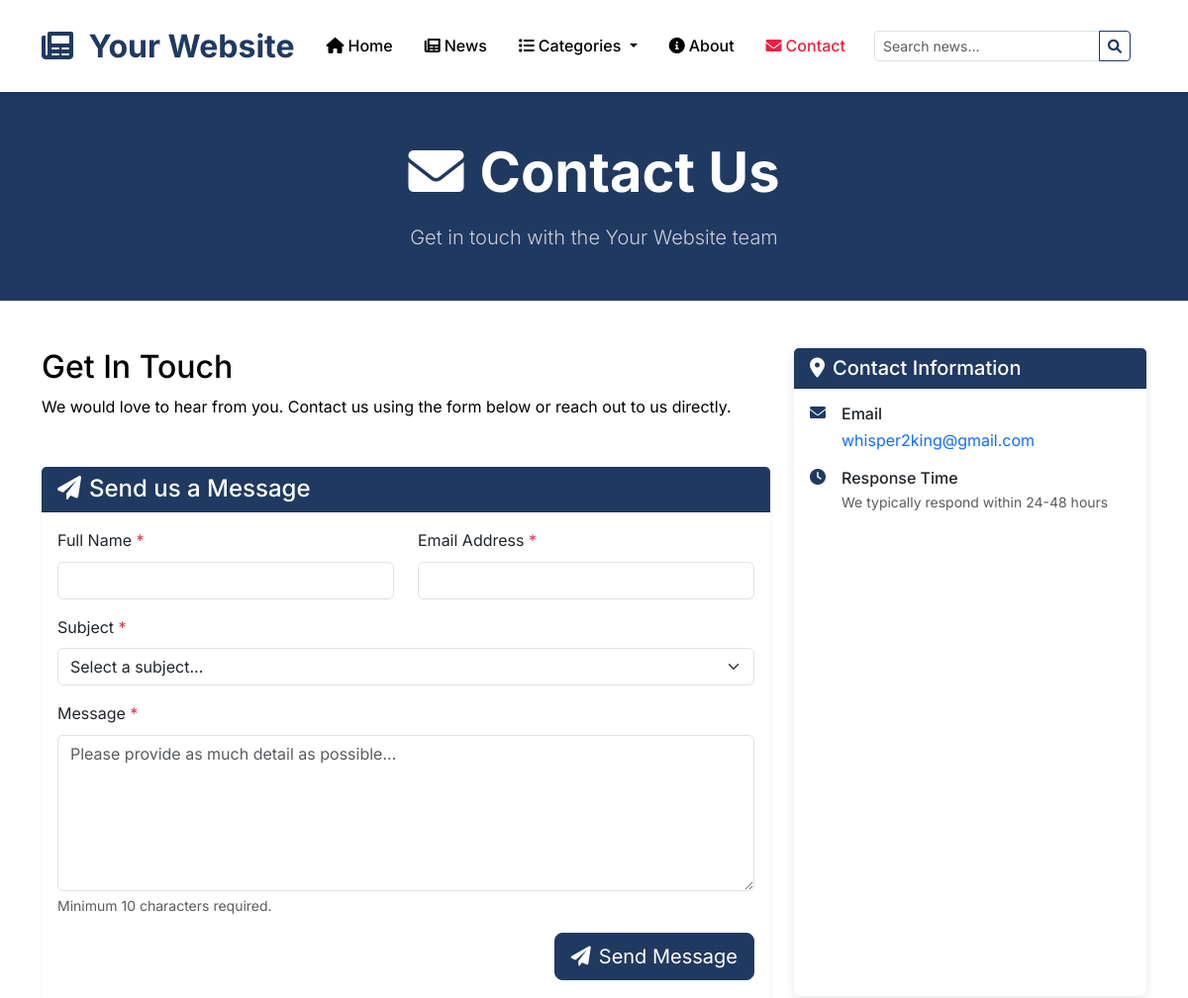
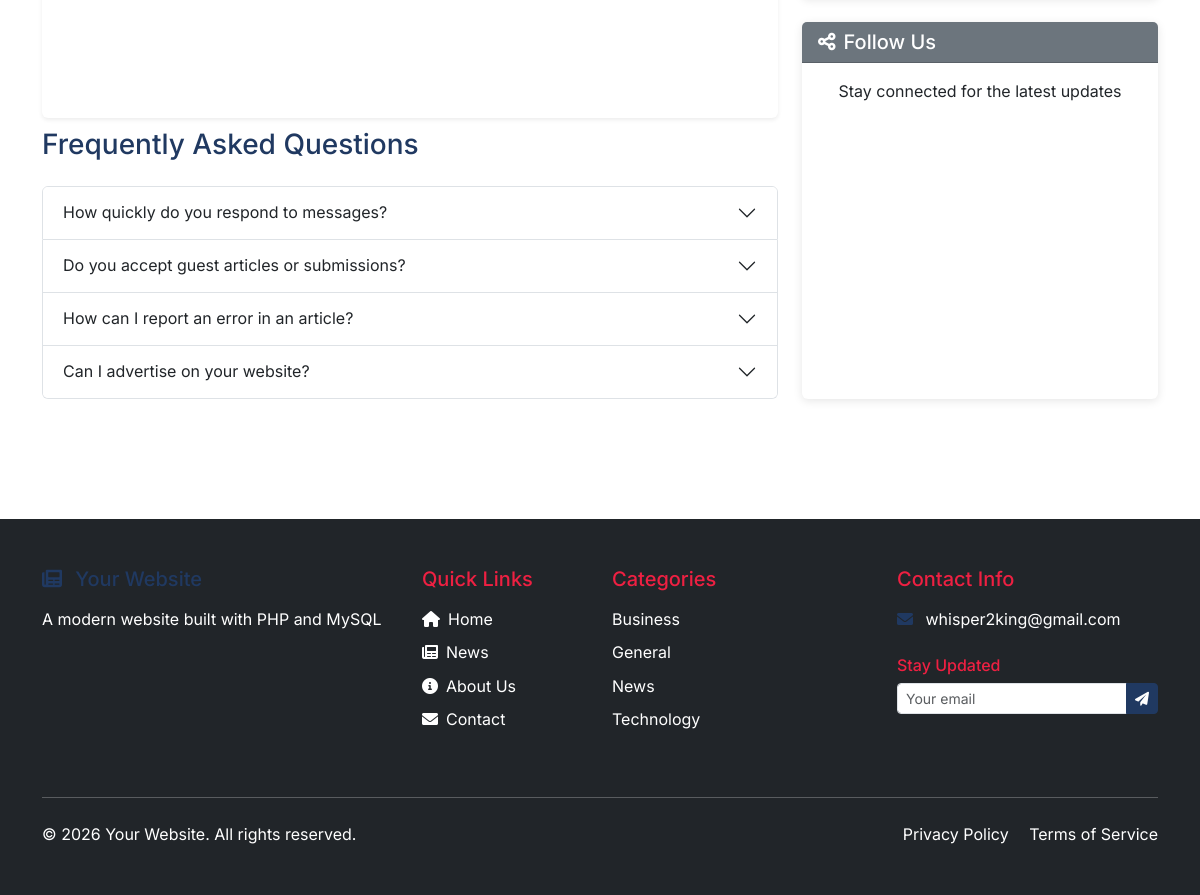
The page /contact.php on the database its author committed (2 pictures, top to bottom).
### tables this page shows
CREATE TABLE site_settings (
    id INT AUTO_INCREMENT PRIMARY KEY,
    setting_name VARCHAR(100) UNIQUE NOT NULL,
    setting_value LONGTEXT,
    setting_type ENUM('text', 'textarea', 'number', 'boolean', 'image', 'json') DEFAULT 'text',
    category VARCHAR(50) DEFAULT 'general',
    description TEXT,
    updated_at TIMESTAMP DEFAULT CURRENT_TIMESTAMP ON UPDATE CURRENT_TIMESTAMP
);

CREATE TABLE pages (
    id INT AUTO_INCREMENT PRIMARY KEY,
    title VARCHAR(200) NOT NULL,
    slug VARCHAR(200) UNIQUE NOT NULL,
    content LONGTEXT NOT NULL,
    page_template ENUM('default', 'about', 'contact') DEFAULT 'default',
    meta_title VARCHAR(200),
    meta_description VARCHAR(300),
    status ENUM('draft', 'published') DEFAULT 'published',
    author_id INT,
    created_at TIMESTAMP DEFAULT CURRENT_TIMESTAMP,
    updated_at TIMESTAMP DEFAULT CURRENT_TIMESTAMP ON UPDATE CURRENT_TIMESTAMP,
    FOREIGN KEY (author_id) REFERENCES admin_users(id) ON DELETE SET NULL,
    INDEX idx_slug (slug)
);

CREATE TABLE categories (
    id INT AUTO_INCREMENT PRIMARY KEY,
    name VARCHAR(100) NOT NULL UNIQUE,
    slug VARCHAR(100) NOT NULL UNIQUE,
    description TEXT,
    color VARCHAR(7) DEFAULT '#007bff',
    created_at TIMESTAMP DEFAULT CURRENT_TIMESTAMP
);

### contact.php (the view, shortened to what the rows shown need)
<?php
require_once 'config/database.php';
$contact_page = get_page_by_slug('contact');
include 'includes/header.php';
?>
<section class="bg-primary text-white py-5">
    <div class="container">
        <div class="row align-items-center">
            <div class="col-lg-8 mx-auto text-center">
                <h1 class="display-4 fw-bold mb-3">
                    <i class="fas fa-envelope me-3"></i>Contact Us
                </h1>
                <p class="lead mb-0 opacity-75">
                    Get in touch with the <?php echo get_setting('site_name', 'Newspower'); ?> team
                </p>
            </div>
        </div>
    </div>
</section>
<section class="py-5">
    <div class="container">
        <div class="row">
            <div class="col-lg-8 mb-4">
                <?php if ($contact_page): ?>
                    <div class="contact-intro mb-5">
                        <?php echo $contact_page['content']; ?>
                    </div>
                <?php endif; ?>
            </div>
            <div class="col-lg-4 mb-4">
                <div class="card">
                    <div class="card-body">
                        <?php if (get_setting('contact_email')): ?>
                        <div class="contact-item mb-3 d-flex align-items-start">
                            <i class="fas fa-envelope text-primary"></i>
                            <div class="ms-3">
                                <h6 class="mb-1">Email</h6>
                                <a href="mailto:<?php echo get_setting('contact_email'); ?>" class="text-decoration-none">
                                    <?php echo get_setting('contact_email'); ?>
                                </a>
                            </div>
                        </div>
                        <?php endif; ?>
                    </div>
                </div>
            </div>
        </div>
        <div class="row">
            <div class="col-lg-8 mb-4 mt-4">
                <div class="accordion" id="faqAccordion">
                <div class="mt-5">
                    <div class="accordion" id="faqAccordion">
                        <div class="accordion-item">
                            <h2 class="accordion-header">
                                <button class="accordion-button collapsed" type="button" data-bs-toggle="collapse" data-bs-target="#faq1">
                                    How quickly do you respond to messages?
                                </button>
                            </h2>
                        </div>
                        <div class="accordion-item">
                            <h2 class="accordion-header">
                                <button class="accordion-button collapsed" type="button" data-bs-toggle="collapse" data-bs-target="#faq2">
                                    Do you accept guest articles or submissions?
                                </button>
                            </h2>
                        </div>
                        <div class="accordion-item">
                            <h2 class="accordion-header">
                                <button class="accordion-button collapsed" type="button" data-bs-toggle="collapse" data-bs-target="#faq3">
                                    How can I report an error in an article?
                                </button>
                            </h2>
                        </div>
                        <div class="accordion-item">
                            <h2 class="accordion-header">
                                <button class="accordion-button collapsed" type="button" data-bs-toggle="collapse" data-bs-target="#faq4">
                                    Can I advertise on your website?
                                </button>
                            </h2>
                        </div>
                    </div>
                </div>
                </div>
            </div>
        </div>
    </div>
</section>
<?php include 'includes/footer.php'; ?>

### includes/nav.php (shortened to what the rows shown need)
<nav class="navbar navbar-expand-lg navbar-light bg-white sticky-top">
    <div class="container">
        <a class="navbar-brand" href="<?php echo SITE_URL; ?>">
            <?php
            $site_logo = get_setting('site_logo');
            if ($site_logo):
                ?>
                <img src="<?php echo SITE_URL . '/' . $site_logo; ?>"
                    alt="<?php echo get_setting('site_name', 'Newspower'); ?>" height="40" class="me-2">
            <?php else: ?>
                <i class="fas fa-newspaper me-2"></i>
                <?php echo get_setting('site_name', 'Newspower'); ?>
            <?php endif; ?>
        </a>
        <div class="collapse navbar-collapse" id="navbarNav">
            <ul class="navbar-nav me-auto">
                <?php
                $categories = get_categories();
                    ?>
            </ul>
            <form class="d-flex me-3" method="GET" action="<?php echo SITE_URL; ?>/blog.php">
            </form>
        </div>
    </div>
</nav>

### includes/footer.php (shortened to what the rows shown need)
<footer class="bg-dark text-white mt-5">
    <div class="container py-5">
        <div class="row">
            <div class="col-lg-4 col-md-6 mb-4">
                <h5 class="text-primary mb-3">
                    <i class="fas fa-newspaper me-2"></i>
                </h5>
                <p class="mb-3">
                    <?php echo get_setting('site_description', 'Newspower is a leading online news platform dedicated to delivering accurate, timely, and insightful news coverage to our readers.'); ?>
                </p>
            </div>
            <div class="col-lg-3 col-md-6 mb-4">
                <ul class="list-unstyled">
                    <?php
                    $footer_categories = get_categories();
                    foreach (array_slice($footer_categories, 0, 6) as $category):
                    ?>
                    <li class="mb-2">
                        <a href="<?php echo SITE_URL; ?>/blog.php?category=<?php echo urlencode($category['slug']); ?>" class="text-white text-decoration-none">
                              <?php echo htmlspecialchars($category['name']); ?>
                        </a>
                    </li>
                    <?php endforeach; ?>
                </ul>
            </div>
            <div class="col-lg-3 col-md-6 mb-4">
                <?php if (get_setting('contact_email')): ?>
                <div class="mb-3">
                    <i class="fas fa-envelope me-2 text-primary"></i>
                    <a href="mailto:<?php echo get_setting('contact_email'); ?>" class="text-white text-decoration-none">
                        <?php echo get_setting('contact_email'); ?>
                    </a>
                </div>
                <?php endif; ?>
            </div>
        </div>
        <div class="row align-items-center">
            <div class="col-md-6">
                <p class="mb-0">
                    &copy; <?php echo date('Y'); ?> <?php echo get_setting('site_name', 'Newspower'); ?>. All rights reserved.
                </p>
            </div>
        </div>
    </div>
</footer>
</body>
</html>

### rows shown on the page
site_settings: setting_value "Your Website"
pages: content "Get In Touch We would love to hear from you. Contact us using the form below or reach out to us directly."
site_settings: setting_value "whisper2king@gmail.com"
site_settings: setting_value "A modern website built with PHP and MySQL"
categories: name "Business"
categories: name "General"
categories: name "News"
categories: name "Technology"
